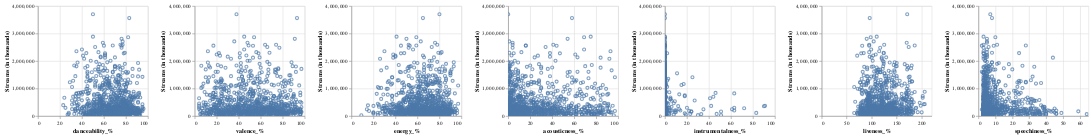

Notebook code cell kept with this figure:
### Markdown cell above
### 3.4 Visualize data

### Code cell
spotify_df['streams'] = pd.to_numeric(spotify_df['streams'], errors='coerce')

spotify_df_new = spotify_df.assign(streams_in_thousands = spotify_df['streams'] / 1000)

attributes = ['danceability_%', 'valence_%', 'energy_%', 'acousticness_%', 'instrumentalness_%', 'liveness_%', 'speechiness_%']

# Create the scatter plots and use facet
chart = alt.Chart(spotify_df_new).mark_point().encode(
    x=alt.X(alt.repeat('column'), type='quantitative'),
    y=alt.Y('streams_in_thousands:Q', title='Streams (in thousands)')
).properties(width=200, height=200).repeat(
    column=attributes
).interactive()

chart.display()

### Figure 1 — Vega-Lite specification as saved in the notebook (floating-point values rounded to 4 significant figures; data arrays with more than 128 entries replaced by an {"elided": "..."} marker saying what was removed)
{"config": {"view": {"continuousWidth": 400, "continuousHeight": 300}}, "repeat": {"column": ["danceability_%", "valence_%", "energy_%", "acousticness_%", "instrumentalness_%", "liveness_%", "speechiness_%"]}, "spec": {"data": {"name": "data-8226125a898d11f2e7ccf91fda2f0579"}, "mark": "point", "encoding": {"x": {"field": {"repeat": "column"}, "type": "quantitative"}, "y": {"field": "streams_in_thousands", "title": "Streams (in thousands)", "type": "quantitative"}}, "height": 200, "selection": {"selector001": {"type": "interval", "bind": "scales", "encodings": ["x", "y"]}}, "width": 200}, "$schema": "https://vega.github.io/schema/vega-lite/v4.17.0.json", "datasets": {"data-8226125a898d11f2e7ccf91fda2f0579": {"elided": "953 records"}}}
